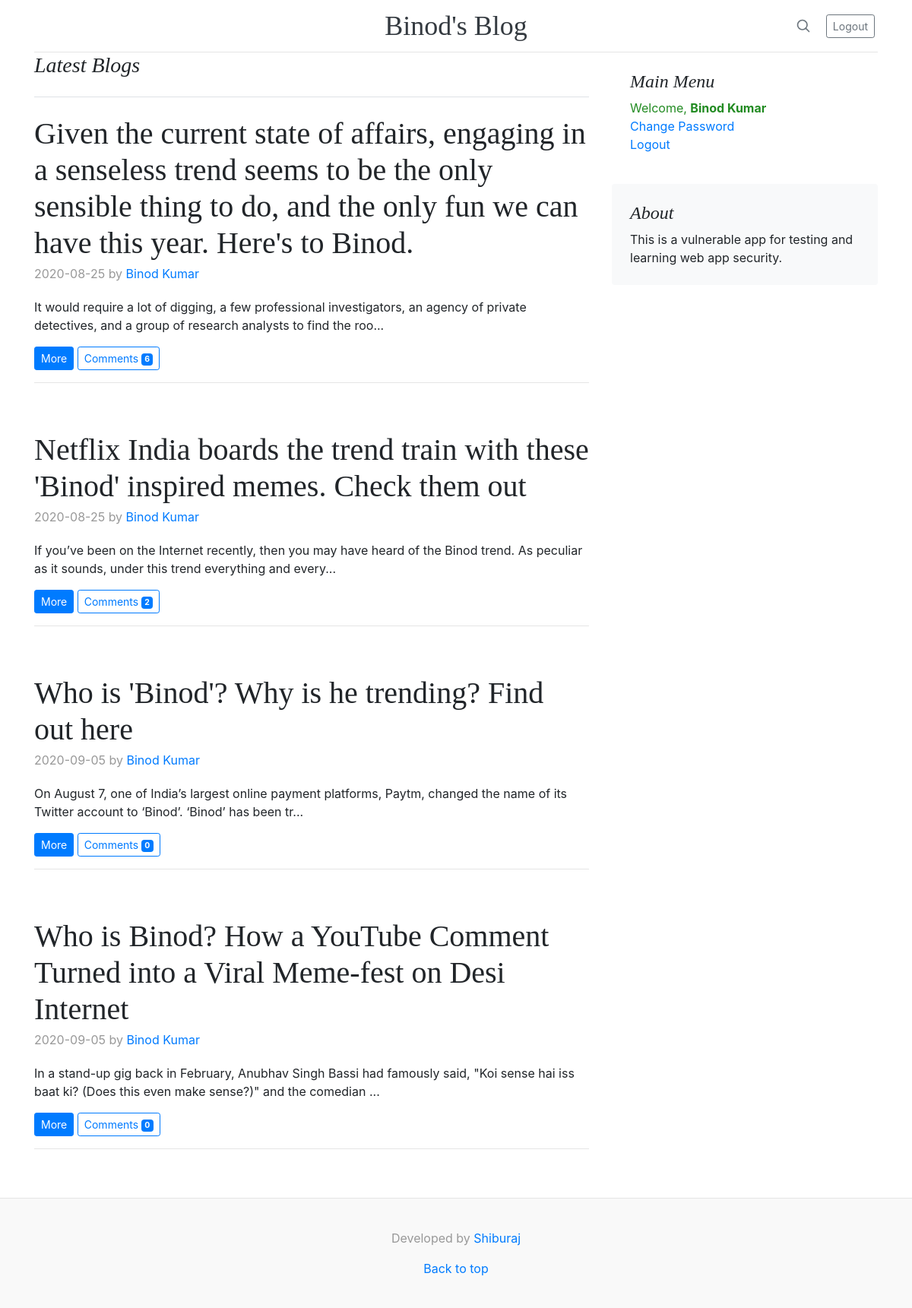
/index.php (signed in), run on the app's committed database.
### tables this page shows
CREATE TABLE IF NOT EXISTS `blog` (
  `id` int(10) unsigned NOT NULL AUTO_INCREMENT,
  `user_id` int(10) unsigned DEFAULT NULL,
  `title` varchar(250) DEFAULT NULL,
  `contents` text,
  `created_at` date DEFAULT NULL,
  PRIMARY KEY (`id`)
);

CREATE TABLE IF NOT EXISTS `users` (
  `id` int(10) unsigned NOT NULL AUTO_INCREMENT,
  `name` varchar(250) DEFAULT NULL,
  `email` varchar(250) DEFAULT NULL,
  `password` varchar(250) DEFAULT NULL,
  `is_admin` tinyint(4) DEFAULT '0',
  `created_at` datetime DEFAULT NULL,
  PRIMARY KEY (`id`),
  UNIQUE KEY `email` (`email`)
);

### config.php (called while the page is built, shortened)
<?php
    function get_user_by_id($db, $id){
        $user = mysqli_query($db,"SELECT * from users WHERE id = '".$id."'");
        return mysqli_fetch_assoc($user);
    }
    function get_blog_coments($db, $blog_id){
        $count = mysqli_query($db,"SELECT COUNT(*) as ccount from comments WHERE blog_id = '".$blog_id."'");
        $r = mysqli_fetch_assoc($count);
        return $r['ccount'];
    }
?>

### index.php (the view, shortened to what this page needs)
<?php
    require_once('config.php');
    $blogs = mysqli_query($db,"SELECT * from blog LIMIT 10");
?>
<!doctype html>
<html lang="en">
  <head>
    <link href="./assets/css/bootstrap.min.css" rel="stylesheet">
    <link href="./assets/css/blog.css" rel="stylesheet">
  </head>
  <body>
    <div class="container">
  <?php include_once('partials/header.php'); ?>
</div>
<main role="main" class="container">
  <div class="row">
    <div class="col-md-8 blog-main">
      <h3 class="pb-4 mb-4 font-italic border-bottom">
        Latest Blogs
      </h3>
      <?php
        while($row = mysqli_fetch_assoc($blogs)){
          $user = get_user_by_id($db,$row['user_id']);
      ?>
      <div class="blog-post">
        <h2 class="blog-post-title"><?php echo $row['title']; ?></h2>
        <p class="blog-post-meta"><?php echo $row['created_at']; ?> by <a href="#"><?php echo $user['name']; ?></a></p>
        <p><?php
            echo substr($row['contents'],0,BLOG_CUT);
            if(strlen($row['contents'])>BLOG_CUT){
              echo "...";
            }
            ?></p>
        <p>
          <a class="btn btn-sm btn-primary" href="blog.php?id=<?php echo $row['id']; ?>">More</a>
          <a class="btn btn-sm btn-outline-primary" href="">Comments <span class="badge badge-primary"><?php echo get_blog_coments($db, $row['id']); ?></span></a>
        </p>
        <hr>
      </div>
      <?php
        }
      ?>
    </div>
    <?php include_once('partials/sidebar.php'); ?>
  </div>
</main>
<?php include_once('partials/footer.php'); ?>
</body>
</html>

### assets/css/blog.css (style rules this page uses)
h1, h2, h3, h4, h5, h6 { font-family: "Playfair Display", Georgia, "Times New Roman", serif; }
.blog-post { margin-bottom: 4rem; }
.blog-post-title { margin-bottom: .25rem; font-size: 2.5rem; }
.blog-post-meta { margin-bottom: 1.25rem; color: #999; }

### data on the page
blog: title "Given the current state of affairs, engaging in a senseless trend seems to be the only sensible thing to do, and the only fun we can have this year. Here's to Binod.", created_at "2020-08-25", user.name "Binod Kumar", contents "It would require a lot of digging, a few professional investigators, an agency of private detectives, and a group of research analysts to find the roo", id "6"
blog: title "Netflix India boards the trend train with these 'Binod' inspired memes. Check them out", created_at "2020-08-25", user.name "Binod Kumar", contents "If you’ve been on the Internet recently, then you may have heard of the Binod trend. As peculiar as it sounds, under this trend everything and every", id "2"
blog: title "Who is 'Binod'? Why is he trending? Find out here", created_at "2020-09-05", user.name "Binod Kumar", contents "On August 7, one of India’s largest online payment platforms, Paytm, changed the name of its Twitter account to ‘Binod’. ‘Binod’ has been tr", id "0"
blog: title "Who is Binod? How a YouTube Comment Turned into a Viral Meme-fest on Desi Internet", created_at "2020-09-05", user.name "Binod Kumar", contents "In a stand-up gig back in February, Anubhav Singh Bassi had famously said, \"Koi sense hai iss baat ki? (Does this even make sense?)\" and the comedian", id "0"

### other printed values
$_SESSION['name'] "Binod Kumar"
